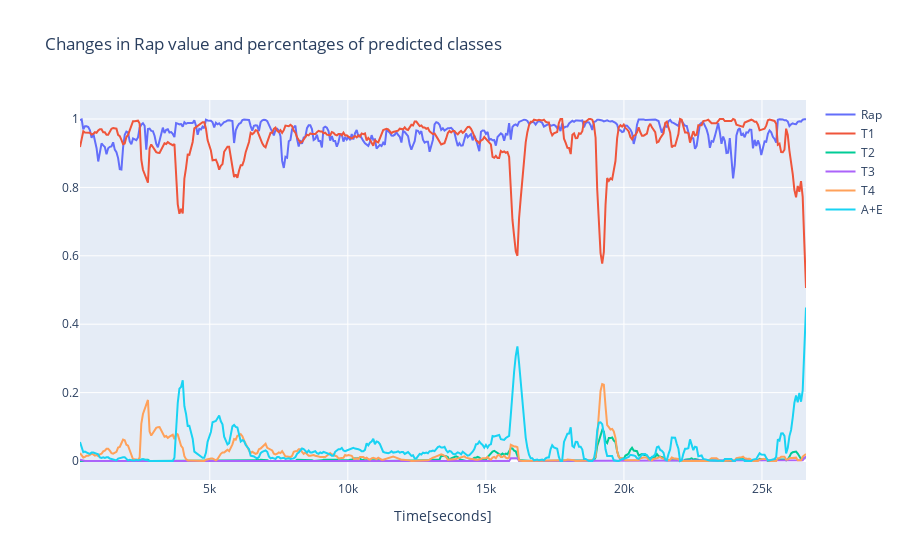

Notebook source saved alongside this figure:
### Code cell
import plotly.graph_objects as go

fig = go.Figure()
fig.add_trace(go.Scatter(x=tms, y=raps,
                    mode='lines',
                    name='Rap'))
fig.add_trace(go.Scatter(x=tms, y=m1,
                    mode='lines',
                    name='T1'))
fig.add_trace(go.Scatter(x=tms, y=m2,
                    mode='lines',
                    name='T2'))
fig.add_trace(go.Scatter(x=tms, y=m3,
                    mode='lines',
                    name='T3'))
fig.add_trace(go.Scatter(x=tms, y=m4,
                    mode='lines',
                    name='T4'))
fig.add_trace(go.Scatter(x=tms, y=m5,
                    mode='lines',
                    name='A+E'))
fig.update_layout(title='Changes in Rap value and percentages of predicted classes',
                   xaxis_title='Time[seconds]')

fig.show()

### Figure 1 — Plotly figure (JSON) as saved in the notebook; plotly's stock layout.template omitted (floating-point values rounded to 4 significant figures; data arrays with more than 128 entries replaced by an {"elided": "..."} marker saying what was removed)
{"data": [{"mode": "lines", "name": "Rap", "type": "scatter", "x": {"elided": "439 float values"}, "y": {"elided": "439 float values"}}, {"mode": "lines", "name": "T1", "type": "scatter", "x": {"elided": "439 float values"}, "y": {"elided": "439 float values"}}, {"mode": "lines", "name": "T2", "type": "scatter", "x": {"elided": "439 float values"}, "y": {"elided": "439 float values"}}, {"mode": "lines", "name": "T3", "type": "scatter", "x": {"elided": "439 float values"}, "y": {"elided": "439 float values"}}, {"mode": "lines", "name": "T4", "type": "scatter", "x": {"elided": "439 float values"}, "y": {"elided": "439 float values"}}, {"mode": "lines", "name": "A+E", "type": "scatter", "x": {"elided": "439 float values"}, "y": {"elided": "439 float values"}}], "layout": {"title": {"text": "Changes in Rap value and percentages of predicted classes"}, "xaxis": {"title": {"text": "Time[seconds]"}}}}
